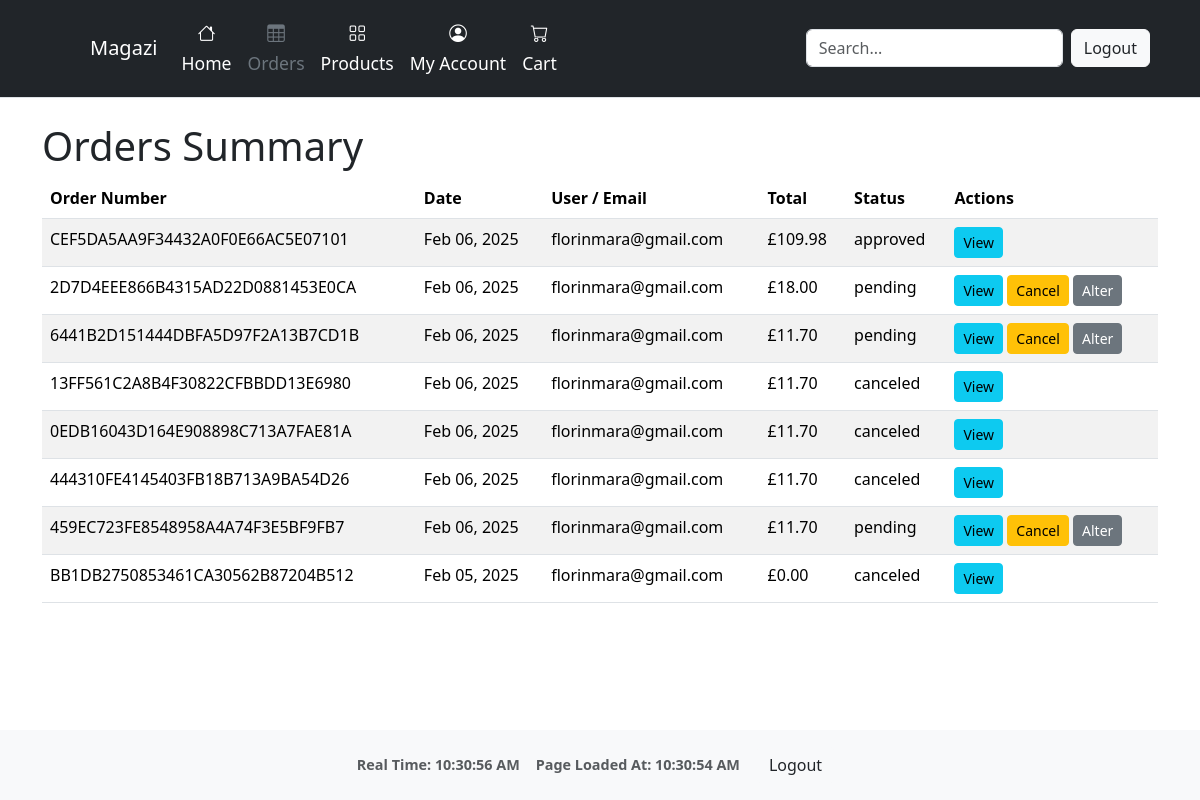
The page /orders/summary/ (signed in) on the database its author committed.
### orders/models.py (models this page shows, shortened)
class Order(models.Model):
    order_number = models.CharField(max_length=32, null=False, editable=False)
    user = models.ForeignKey(settings.AUTH_USER_MODEL, on_delete=models.SET_NULL, null=True, blank=True)
    full_name = models.CharField(max_length=50, null=False, blank=False)
    email = models.EmailField(max_length=254, null=False, blank=False)
    phone_number = models.CharField(max_length=20, null=False, blank=False)
    country = CountryField(blank_label='Country *', null=False, blank=False)
    postcode = models.CharField(max_length=20, null=True, blank=True)
    town_or_city = models.CharField(max_length=40, null=False, blank=False)
    street_address1 = models.CharField(max_length=80, null=False, blank=False)
    street_address2 = models.CharField(max_length=80, null=True, blank=True)
    county = models.CharField(max_length=80, null=True, blank=True)
    date = models.DateTimeField(auto_now_add=True)
    delivery_cost = models.DecimalField(max_digits=6, decimal_places=2, null=False, default=0)
    order_total = models.DecimalField(max_digits=10, decimal_places=2, null=False, default=0)
    grand_total = models.DecimalField(max_digits=10, decimal_places=2, null=False, default=0)
    stripe_pid = models.CharField(max_length=254, null=False, blank=False, default='')
    status = models.CharField(max_length=20, default='pending')  # e.g. pending, delivered, canceled
    comments = models.TextField(blank=True)

### orders/views.py (the view)
# urls.py: path('summary/', views.orders_summary, name='orders_summary'),
@login_required
def orders_summary(request):
    user = request.user
    if user.is_staff or user.groups.filter(name="seller").exists():
        orders = Order.objects.all().order_by('-date')
        role = 'admin_or_seller'
    else:
        orders = Order.objects.filter(user=user).order_by('-date')
        role = 'client'
    context = {
        'orders': orders,
        'role': role,
    }
    return render(request, 'orders/orders_summary.html', context)

### cart/context.py (called while the page is built, shortened)
def cart_summary(request):
    cart = request.session.get('cart', {})
    cart_items = []
    total = 0
    return {'cart_total': total, 'cart_items': cart_items}

### orders/templatetags/group_filters.py (called while the page is built)
@register.filter(name='in_group')
def in_group(user, group_name):
    return user.groups.filter(name=group_name).exists()

### orders/templates/orders/orders_summary.html
{% extends "base.html" %}
{% load static %}
{% block content %}
<div class="container my-4">
  <h1>Orders Summary</h1>
  {% if orders %}
    <table class="table table-striped">
      <thead>
        <tr>
          <th>Order Number</th>
          <th>Date</th>
          <th>User / Email</th>
          <th>Total</th>
          <th>Status</th>
          <th>Actions</th>
        </tr>
      </thead>
      <tbody>
        {% for order in orders %}
        <tr>
          <td>{{ order.order_number }}</td>
          <td>{{ order.date|date:"M d, Y" }}</td>
          <td>
            {% if order.user %}
              {{ order.user.email }}
            {% else %}
              {{ order.email }}
            {% endif %}
          </td>
          <td>£{{ order.grand_total }}</td>
          <td>{{ order.status }}</td>
          <td>
            <a href="{% url 'orders:order_detail' order.order_number %}" class="btn btn-sm btn-info">View</a>
            {% if role == 'admin_or_seller' %}
              <a href="{% url 'orders:order_edit' order.order_number %}" class="btn btn-sm btn-primary">Edit</a>
              <a href="{% url 'orders:order_delete' order.order_number %}" class="btn btn-sm btn-danger">Delete</a>
              {% if order.status == "pending" %}
                <a href="{% url 'orders:confirm_order' order.order_number %}" class="btn btn-sm btn-success">Confirm</a>
              {% endif %}
            {% elif role == 'client' %}
              {% if order.status == "pending" %}
                <a href="{% url 'orders:cancel_order' order.order_number %}" class="btn btn-sm btn-warning">Cancel</a>
                <a href="{% url 'orders:order_alter' order.order_number %}" class="btn btn-sm btn-secondary">Alter</a>
              {% endif %}
            {% endif %}
          </td>
        </tr>
        {% endfor %}
      </tbody>
    </table>
  {% else %}
    <p>No orders found.</p>
  {% endif %}
</div>
{% endblock %}

### static/css/base_style.css (style rules this page uses)
html, body { min-height: 100vh; margin: 0; display: flex; flex-direction: column; }

### rows shown on the page
Order: order_number "CEF5DA5AA9F34432A0F0E66AC5E07101", date "Feb 06, 2025", user.email "florinmara@gmail.com", grand_total "109.98", status "approved"
Order: order_number "2D7D4EEE866B4315AD22D0881453E0CA", date "Feb 06, 2025", user.email "florinmara@gmail.com", grand_total "18.00", status "pending", shows "Cancel"
Order: order_number "6441B2D151444DBFA5D97F2A13B7CD1B", date "Feb 06, 2025", user.email "florinmara@gmail.com", grand_total "11.70", status "pending", shows "Cancel"
Order: order_number "13FF561C2A8B4F30822CFBBDD13E6980", date "Feb 06, 2025", user.email "florinmara@gmail.com", grand_total "11.70", status "canceled"
Order: order_number "0EDB16043D164E908898C713A7FAE81A", date "Feb 06, 2025", user.email "florinmara@gmail.com", grand_total "11.70", status "canceled"
Order: order_number "444310FE4145403FB18B713A9BA54D26", date "Feb 06, 2025", user.email "florinmara@gmail.com", grand_total "11.70", status "canceled"
Order: order_number "459EC723FE8548958A4A74F3E5BF9FB7", date "Feb 06, 2025", user.email "florinmara@gmail.com", grand_total "11.70", status "pending", shows "Cancel"
Order: order_number "BB1DB2750853461CA30562B87204B512", date "Feb 05, 2025", user.email "florinmara@gmail.com", grand_total "0.00", status "canceled"
